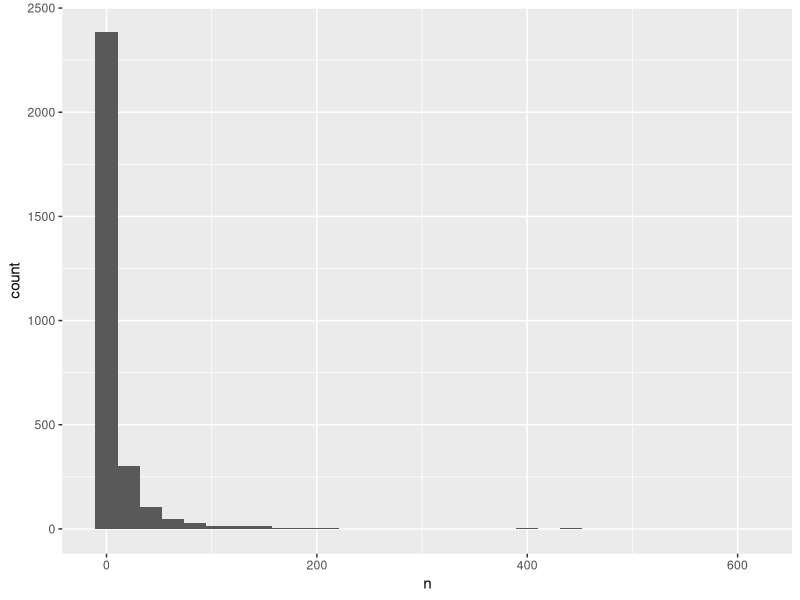
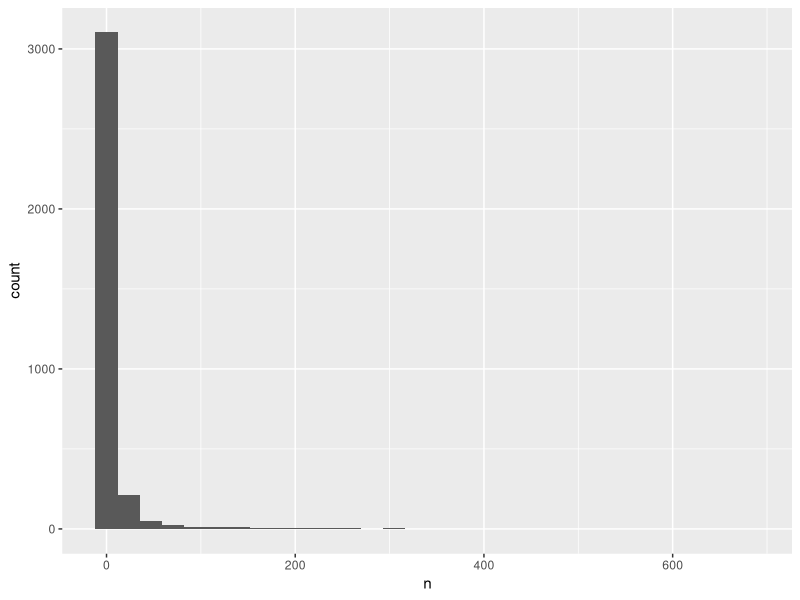

The R source for these figures, in order:
library(readr)
library(dplyr)
library(ggplot2)


name_tbl <- read_csv("./frequencies/nmfreq.csv")

(fname_freq <- 
  name_tbl %>%
    count(fname))

lname_freq <- 
  name_tbl %>%
    count(lname)



write_csv(fname_freq, "./frequencies/fname_freq.csv")
write_csv(lname_freq, "./frequencies/lname_freq.csv")

fname_freq %>%
  ggplot(aes(n)) + geom_histogram()

lname_freq %>%
  ggplot(aes(n)) + geom_histogram()
